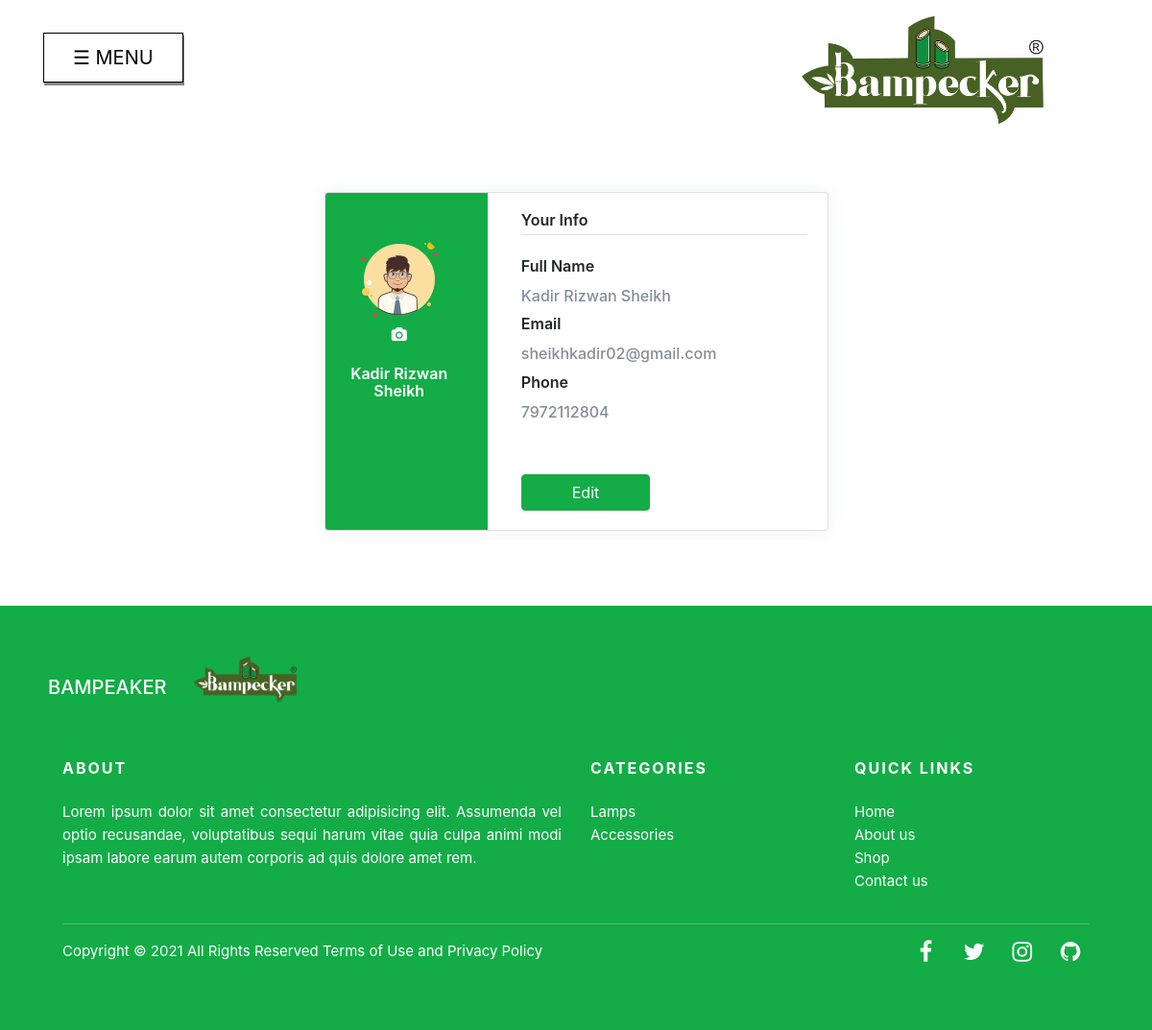
/profile.php (signed in), run on the app's committed database.
### tables this page shows
CREATE TABLE `customer_tbl` (
  `id` int(11) NOT NULL,
  `csrf` varchar(100) NOT NULL,
  `name` varchar(50) NOT NULL,
  `profile_photo` varchar(50) NOT NULL DEFAULT 'user.png',
  `mobile_no` varchar(20) NOT NULL,
  `email` varchar(50) NOT NULL,
  `password` varchar(100) NOT NULL,
  `reg_date` timestamp NOT NULL DEFAULT CURRENT_TIMESTAMP
);

### profile.php (the view, shortened to what this page needs)
<?php include 'common/connect.php'; ?>
<body>
    <div class="container" style="margin-top:200px;">
        <?php include 'common/header.php'; ?>
        <?php
       $user_id = $_SESSION['user_id'];
       $query = "SELECT * FROM customer_tbl WHERE id=$user_id";
       $result = mysqli_query($conn , $query);
       while($row = mysqli_fetch_assoc($result)){
           $name = $row['name'];
           $mobile = $row['mobile_no'];
           $email = $row['email'];
           $profile_pic = $row['profile_photo'];
       }
       ?>
        <div class="page-content page-container" id="page-content" style="margin-right:-40px;">
            <div class="padding">
                <div class="row container d-flex justify-content-center">
                    <div class="col-xl-6 col-md-12">
                        <div class="card user-card-full">
                            <div class="row m-l-0 m-r-0">
                                <div class="col-sm-4 bg-c-lite-green user-profile">
                                    <div class="card-block text-center text-white">
                                        <div class="m-b-25">
                                            <img src="assets/profile_pics/<?php echo $profile_pic ?>"
                                                class="img-radius img-fluid" alt="User-Profile-Image"
                                                style="width:100px;height:100px;border-radius:50%;">
                                            <a href="#" data-toggle="modal" data-target="#exampleModal1"
                                                title="Change Profile">
                                                <i class="fa fa-camera" aria-hidden="true"
                                                    style="font-size:15px; color:white;"></i>
                                            </a>
                                        </div>
                                        <h6 class="f-w-600"><?php echo $name; ?></h6>
                                    </div>
                                </div>
                                <div class="col-sm-8">
                                    <div class="card-block">
                                        <h6 class="m-b-20 p-b-5 b-b-default f-w-600">Your Info</h6>
                                        <div class="row">
                                            <div class="col-sm-12">
                                                <p class="m-b-10 f-w-600">Full Name</p>
                                                <h6 class="text-muted f-w-400"><?php echo $name; ?></h6>
                                            </div>
                                            <div class="col-sm-12">
                                                <p class="m-b-10 f-w-600">Email</p>
                                                <h6 class="text-muted f-w-400"><?php echo $email; ?></h6>
                                            </div>
                                            <div class="col-sm-12">
                                                <p class="m-b-10 f-w-600">Phone</p>
                                                <h6 class="text-muted f-w-400"><?php echo $mobile; ?></h6>
                                            </div>
                                            <div class="col-sm-6 mt-5">
                                                <button data-toggle="modal" data-target="#exampleModal"
                                                    class="btn btn-block btn-success"
                                                    style="background-color: #13AC47;cursor:pointer;">Edit</button>
                                            </div>
                                        </div>
                                    </div>
                                </div>
                            </div>
                        </div>
                    </div>
                </div>
            </div>
        </div>
    </div>
    <?php include 'common/footer.php'; ?>
</body>

### profile.php (style rules this page uses)
.user-card-full { overflow: hidden }
.card { border-radius: 5px; -webkit-box-shadow: 0 1px 20px 0 rgba(69, 90, 100, 0.08); box-shadow: 0 1px 20px 0 rgba(69, 90, 100, 0.08); border: none; margin-bottom: 30px }
.m-r-0 { margin-right: 0px }
.m-l-0 { margin-left: 0px }
.user-card-full .user-profile { border-radius: 5px 0 0 5px }
.bg-c-lite-green { background-color: #13AC47; }
.user-profile { padding: 20px 0 }
.m-b-25 { margin-bottom: 25px }
.img-radius { border-radius: 5px }
h6 { font-size: 14px }
.card .card-block p { line-height: 25px }
.card-block { padding: 1.25rem }
.b-b-default { border-bottom: 1px solid #e0e0e0 }
.m-b-20 { margin-bottom: 20px }
.p-b-5 { padding-bottom: 5px !important }
.m-b-10 { margin-bottom: 10px }
.text-muted { color: #919aa3 !important }
.f-w-600 { font-weight: 600 }

### common/header.php (style rules this page uses)
.btn { font-weight:400 !important; }

### data on the page
customer_tbl: profile_photo (picture), name "Kadir Rizwan Sheikh", email "sheikhkadir02@gmail.com", mobile_no "7972112804"
